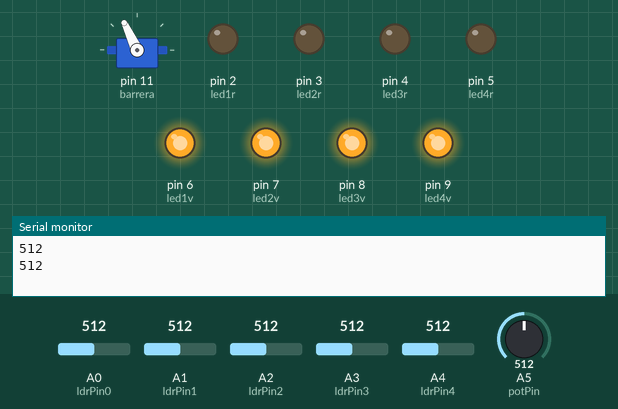
The sketch below on a simulated Arduino Uno, built with avr-gcc and run on an emulated ATmega328P. Shown: servo, output pins drawn as LEDs (lit = HIGH), the last lines printed to the serial monitor. The test bench sets the inputs (shaded band); at power-on: A5 (potPin) = 512, A0 (ldrPin0) = 512, A1 (ldrPin1) = 512, A2 (ldrPin2) = 512, A3 (ldrPin3) = 512, A4 (ldrPin4) = 512.

Above: at 3.8 s.
3.9 s: A5 (potPin) set to 496
At 7.3 s:
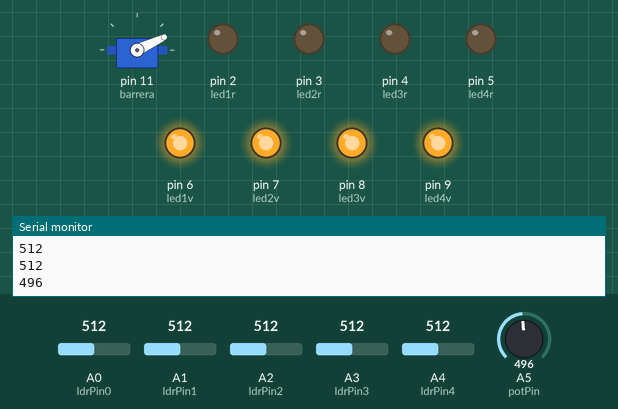
7.8 s: A0 (ldrPin0) set to 481
At 14.7 s:
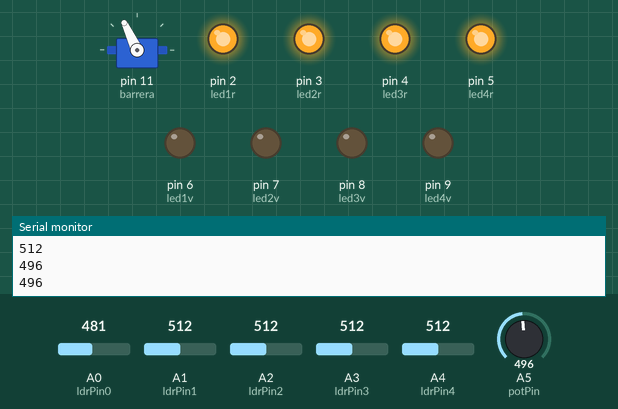
15.5 s: A1 (ldrPin1) set to 487
At 20.4 s:
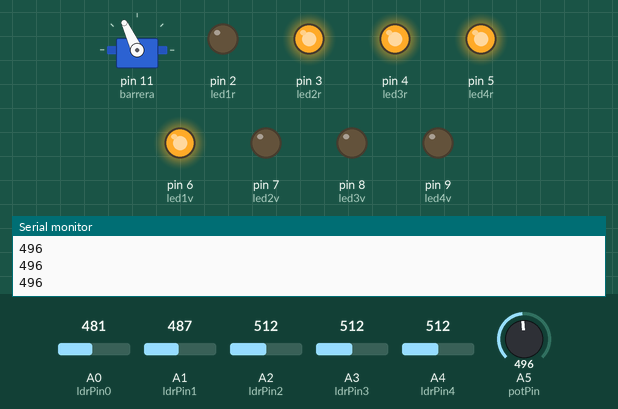
21.5 s: A2 (ldrPin2) set to 306
At 26.3 s:
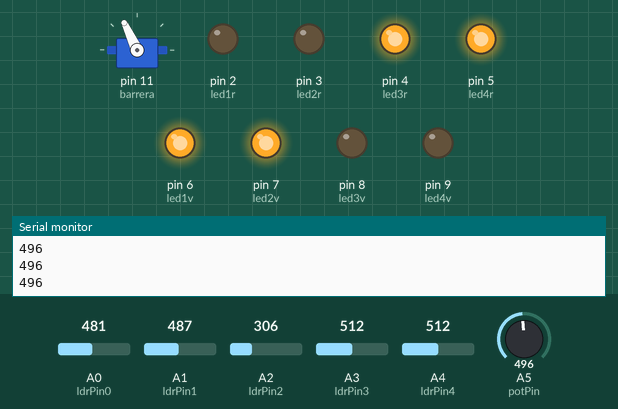
27.5 s: A3 (ldrPin3) set to 306
At 33.2 s:
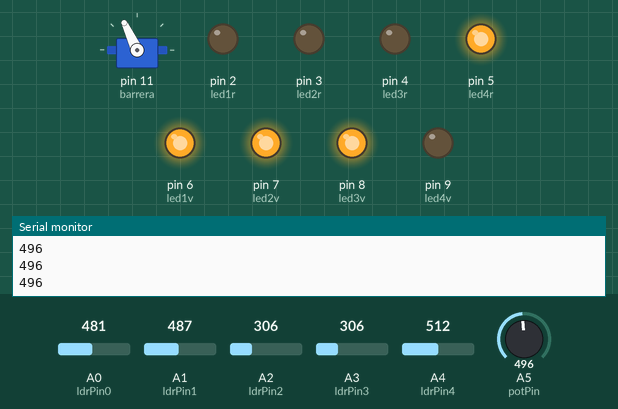
33.5 s: A5 (potPin) set to 306
At 35.7 s:
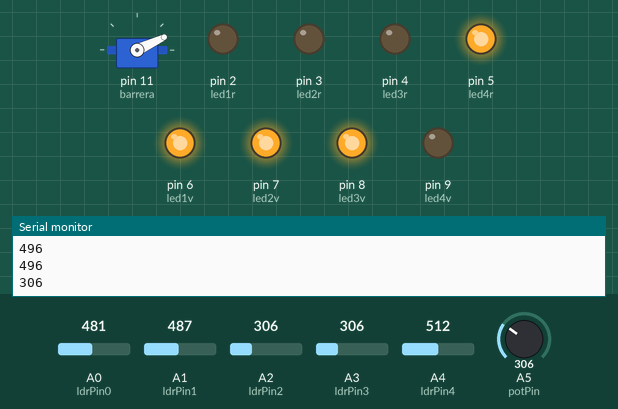
Timing chart, 0 to 44.5 s (numbered marks = the images above; inputs shaded):
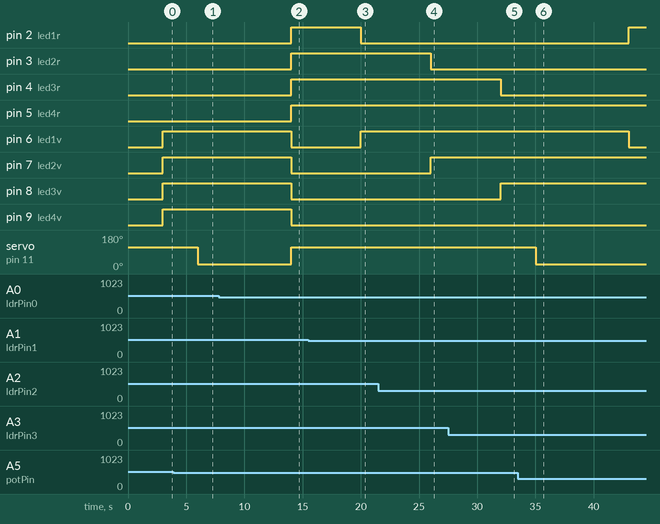

The sketch:

barreraparkingcalib.ino
```cpp
//Barrera de Parking.

#include <Servo.h>
int led1v=6, led1r=2,led2v=7,led2r=3,led3v=8,led3r=4,led4v=9,led4r=5; //Declaramos los leds de indicacion
int ldrPin0=A0; // declaramos las ldr de entrada
int ldrPin1=A1; // declaramos las ldr de entrada
int ldrPin2=A2; // declaramos las ldr de entrada
int ldrPin3=A3; // declaramos las ldr de entrada
int ldrPin4=A4; // declaramos las ldr de entrada
int potPin=A5; // declaramos la entrada del potenciometro.

Servo barrera; //Creamos un objeto tipo servo
int coches=0; //numero de coches dentro


void setup() {
  Serial.begin(9600);

pinMode(led1v, OUTPUT);
pinMode(led1r, OUTPUT);
pinMode(led2v, OUTPUT);
pinMode(led2r, OUTPUT);
pinMode(led3v, OUTPUT);
pinMode(led3r, OUTPUT);
pinMode(led4v, OUTPUT);
pinMode(led4r, OUTPUT);


barrera.attach(11);
barrera.write(115);
}


void loop() {
  int ldrValue0=analogRead(ldrPin0);
  int ldrValue1=analogRead(ldrPin1);
  int ldrValue2=analogRead(ldrPin2);
  int ldrValue3=analogRead(ldrPin3);
  int ldrValue4=analogRead(ldrPin4);

  int threshold=analogRead(potPin);

  Serial.println(threshold);


if(ldrValue0>threshold){

  barrera.write(25);//sube barrera
    delay(8000);

  }
  else{
    barrera.write(115);//baja barrera
    delay(3000);
  }

  if(ldrValue1>threshold){

  digitalWrite(led1v,LOW);
  digitalWrite(led1r,HIGH);


  }
  else{

    digitalWrite(led1v,HIGH);
    digitalWrite(led1r,LOW);

  }

  if(ldrValue2>threshold){

  digitalWrite(led2v,LOW);
  digitalWrite(led2r,HIGH);


  }
  else{

    digitalWrite(led2v,HIGH);
    digitalWrite(led2r,LOW);

  }


  if(ldrValue3>threshold){

  digitalWrite(led3v,LOW);
  digitalWrite(led3r,HIGH);


  }
  else{

    digitalWrite(led3v,HIGH);
    digitalWrite(led3r,LOW);

  }


  if(ldrValue4>threshold){

  digitalWrite(led4v,LOW);
  digitalWrite(led4r,HIGH);


  }
  else{

    digitalWrite(led4v,HIGH);
    digitalWrite(led4r,LOW);

  }


}
```

Measured:
- the behaviour switches between 512 and 511 on A5 (potPin) (found by bisection; images 0 and 1)
- the behaviour switches between 497 and 496 on A0 (ldrPin0) (found by bisection; images 1 and 2)
- the behaviour switches between 497 and 496 on A1 (ldrPin1) (found by bisection; images 2 and 3)
- after the input at 3.9 s, servo on pin 11 (barrera): 115° → 25° after 2.1 s
- after the input at 7.8 s, servo on pin 11 (barrera): 25° → 115° after 6.2 s
- after the input at 15.5 s, pin 2 (led1r): HIGH → LOW after 4.5 s; pin 6 (led1v): LOW → HIGH after 4.5 s
- after the input at 21.5 s, pin 3 (led2r): HIGH → LOW after 4.5 s; pin 7 (led2v): LOW → HIGH after 4.5 s
- after the input at 27.5 s, pin 4 (led3r): HIGH → LOW after 4.5 s; pin 8 (led3v): LOW → HIGH after 4.5 s
- after the input at 33.5 s, pin 2 (led1r): LOW → HIGH after 9.5 s; pin 6 (led1v): HIGH → LOW after 9.5 s; servo on pin 11 (barrera): 115° → 25° after 1.5 s
